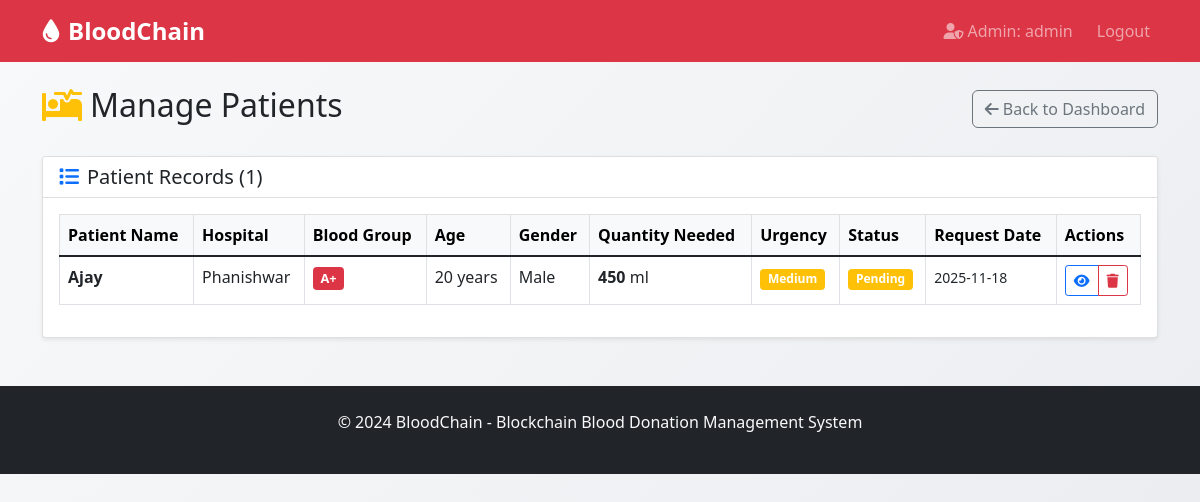
Screenshot of /admin/patients (signed in) with the database file from the repository.
### tables this page shows
CREATE TABLE patient (
            id INTEGER PRIMARY KEY AUTOINCREMENT,
            name TEXT NOT NULL,
            hospital_id INTEGER,
            blood_group TEXT NOT NULL,
            age INTEGER,
            gender TEXT,
            required_quantity_ml INTEGER NOT NULL,
            urgency_level TEXT DEFAULT 'Medium',
            status TEXT DEFAULT 'Pending',
            requested_date TIMESTAMP DEFAULT CURRENT_TIMESTAMP,
            FOREIGN KEY (hospital_id) REFERENCES hospital(id)
        );

CREATE TABLE hospital (
            id INTEGER PRIMARY KEY AUTOINCREMENT,
            name TEXT NOT NULL,
            email TEXT UNIQUE NOT NULL,
            password TEXT NOT NULL,
            license_number TEXT UNIQUE,
            address TEXT,
            phone TEXT,
            specialties TEXT,
            created_at TIMESTAMP DEFAULT CURRENT_TIMESTAMP
        );

### app.py (the view)
@app.route('/admin/patients')
def admin_patients():
    if 'admin_id' not in session:
        flash('Please login as admin first!', 'error')
        return redirect(url_for('admin_login'))
    conn = get_db_connection()
    patients = []
    if conn:
        try:
            cursor = conn.cursor()
            cursor.execute("""
                SELECT p.*, h.name as hospital_name
                FROM patient p
                LEFT JOIN hospital h ON p.hospital_id = h.id
                ORDER BY p.requested_date DESC
            """)
            patient_rows = cursor.fetchall()
            for row in patient_rows:
                requested_date_str = row[9]
                formatted_date = requested_date_str
                if requested_date_str:
                    try:
                        dt_object = datetime.strptime(requested_date_str, '%Y-%m-%d %H:%M:%S')
                        formatted_date = dt_object.strftime('%Y-%m-%d %H:%M')
                    except ValueError:
                        pass # Keep original string if parsing fails
                patients.append({
                    'id': row[0],
                    'name': row[1],
                    'hospital_id': row[2],
                    'blood_group': row[3],
                    'age': row[4],
                    'gender': row[5],
                    'required_quantity_ml': row[6],
                    'urgency_level': row[7],
                    'status': row[8],
                    'requested_date': formatted_date,
                    'hospital_name': row[10] if row[10] else 'Unknown Hospital'
                })
        except Exception as e:
            print(f"Error fetching patients: {e}")
        finally:
            conn.close()
    return render_template('admin_patients.html', patients=patients)

### app.py (called while the page is built)
def get_db_connection():
    return db_config.get_connection()

def get_today_date():
    return datetime.now().strftime('%Y-%m-%d')

@app.context_processor
def inject_today_date():
    return {'today': get_today_date()}

### config.py (called while the page is built)
    def get_connection(self):
        try:
            conn = sqlite3.connect(self.database_path)
            conn.row_factory = sqlite3.Row
            return conn
        except Exception as e:
            print(f"❌ SQLite connection error: {e}")
            return None

### templates/admin_patients.html (shortened to what this page needs)
{% extends "base.html" %}
{% block content %}
<div class="row">
    <div class="col-12">
        <div class="d-flex justify-content-between align-items-center mb-4">
            <h2>
                <i class="fas fa-procedures me-2 text-warning"></i>Manage Patients
            </h2>
            <a href="{{ url_for('admin_dashboard') }}" class="btn btn-outline-secondary">
                <i class="fas fa-arrow-left me-1"></i>Back to Dashboard
            </a>
        </div>
        <div class="card">
            <div class="card-header bg-white">
                <h5 class="card-title mb-0">
                    <i class="fas fa-list me-2 text-primary"></i>Patient Records ({{ patients|length }})
                </h5>
            </div>
            <div class="card-body">
                {% if patients %}
                    <div class="table-responsive">
                        <table class="table table-bordered table-hover">
                            <thead class="table-light">
                                <tr>
                                    <th>Patient Name</th>
                                    <th>Hospital</th>
                                    <th>Blood Group</th>
                                    <th>Age</th>
                                    <th>Gender</th>
                                    <th>Quantity Needed</th>
                                    <th>Urgency</th>
                                    <th>Status</th>
                                    <th>Request Date</th>
                                    <th>Actions</th>
                                </tr>
                            </thead>
                            <tbody>
                                {% for patient in patients %}
                                <tr>
                                    <td>
                                        <strong>{{ patient.name }}</strong>
                                    </td>
                                    <td>{{ patient.hospital_name }}</td>
                                    <td>
                                        <span class="badge blood-group-badge bg-danger">{{ patient.blood_group }}</span>
                                    </td>
                                    <td>{{ patient.age }} years</td>
                                    <td>{{ patient.gender }}</td>
                                    <td>
                                        <strong>{{ patient.required_quantity_ml }}</strong> ml
                                    </td>
                                    <td>
                                        <span class="badge bg-{{
                                            'success' if patient.urgency_level == 'Low'
                                            else 'warning' if patient.urgency_level == 'Medium'
                                            else 'danger' if patient.urgency_level == 'Critical'
                                            else 'info'
                                        }}">
                                            {{ patient.urgency_level }}
                                        </span>
                                    </td>
                                    <td>
                                        <span class="badge status-badge bg-{{
                                            'warning' if patient.status == 'Pending'
                                            else 'success' if patient.status == 'Approved' or patient.status == 'Completed'
                                            else 'danger'
                                        }}">
                                            {{ patient.status }}
                                        </span>
                                    </td>
                                    <td>
                                        <small>{{ patient.requested_date[:10] if patient.requested_date else 'N/A' }}</small>
                                    </td>
                                    <td>
                                        <div class="btn-group btn-group-sm">
                                            <button class="btn btn-outline-primary"
                                                    onclick="viewPatient({{ patient.id }})"
                                                    data-bs-toggle="tooltip" title="View Details">
                                                <i class="fas fa-eye"></i>
                                            </button>
                                            <a href="{{ url_for('delete_patient', patient_id=patient.id) }}"
                                               class="btn btn-outline-danger"
                                               onclick="return confirm('Are you sure you want to delete this patient record?')"
                                               data-bs-toggle="tooltip" title="Delete Patient">
                                                <i class="fas fa-trash"></i>
                                            </a>
                                        </div>
                                    </td>
                                </tr>
                                {% endfor %}
                            </tbody>
                        </table>
                    </div>
                {% else %}
                    <div class="text-center py-5">
                        <i class="fas fa-procedures fa-3x text-muted mb-3"></i>
                        <h5 class="text-muted">No Patient Records Found</h5>
                        <p class="text-muted">No patients have been registered yet.</p>
                    </div>
                {% endif %}
            </div>
        </div>
    </div>
</div>
{% endblock %}

### templates/base.html (style rules this page uses)
body { background: linear-gradient(135deg, #f8f9fa 0%, #e9ecef 100%); min-height: 100vh; }
.card { box-shadow: 0 0.125rem 0.25rem rgba(0, 0, 0, 0.075); border: 1px solid rgba(0, 0, 0, 0.125); transition: transform 0.2s; }
.btn { border-radius: 0.375rem; font-weight: 500; }
.blood-group-badge { font-size: 0.8rem; padding: 0.4em 0.6em; }
.status-badge { font-size: 0.75rem; }

### rows the page displays
patient: name "Ajay", hospital_name "Phanishwar", blood_group "A+", age "20", gender "Male", required_quantity_ml "450", urgency_level "Medium", status "Pending", requested_date "2025-11-18"

### other values shown
{{ session.admin_username }} "admin"
{{ patients|length }} "1"
